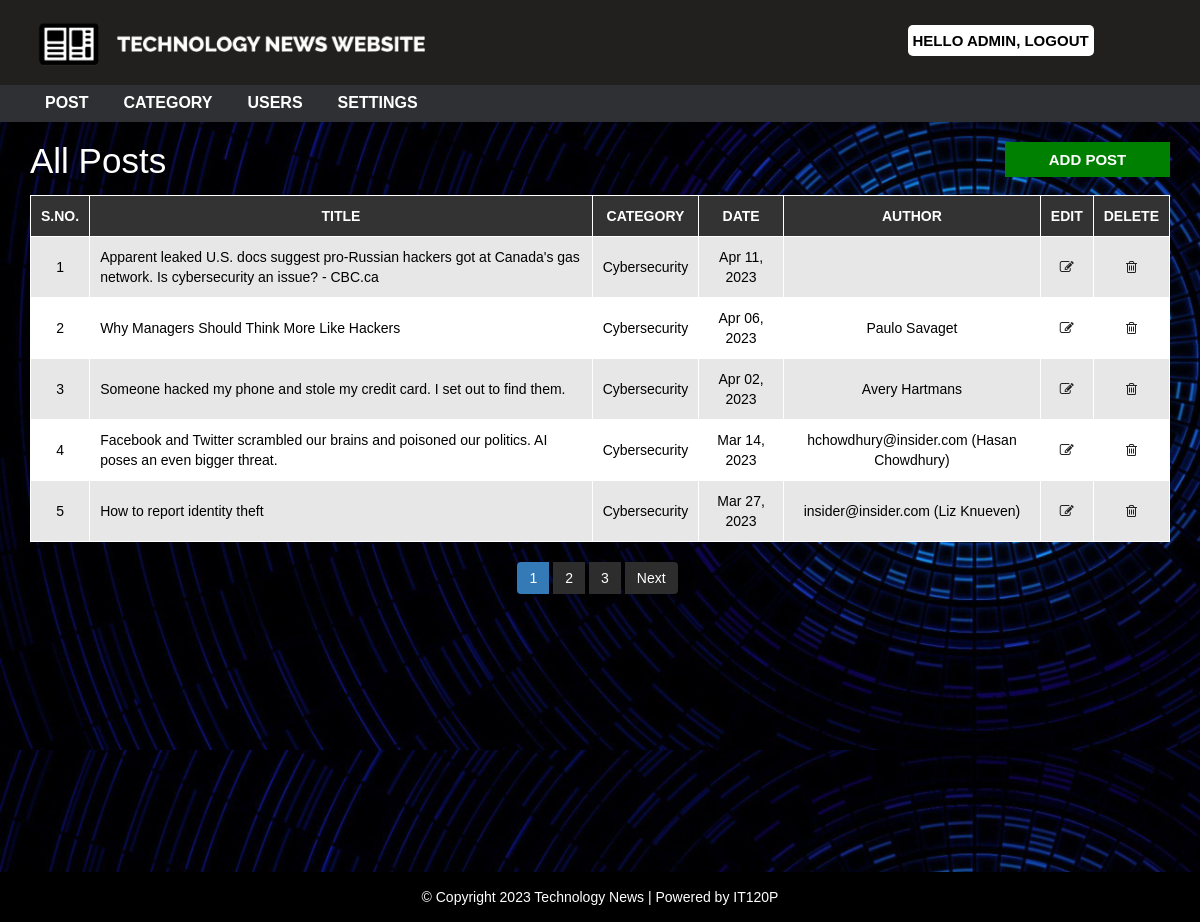
Before: /technews/admin/post.php (signed in) with the older database file.
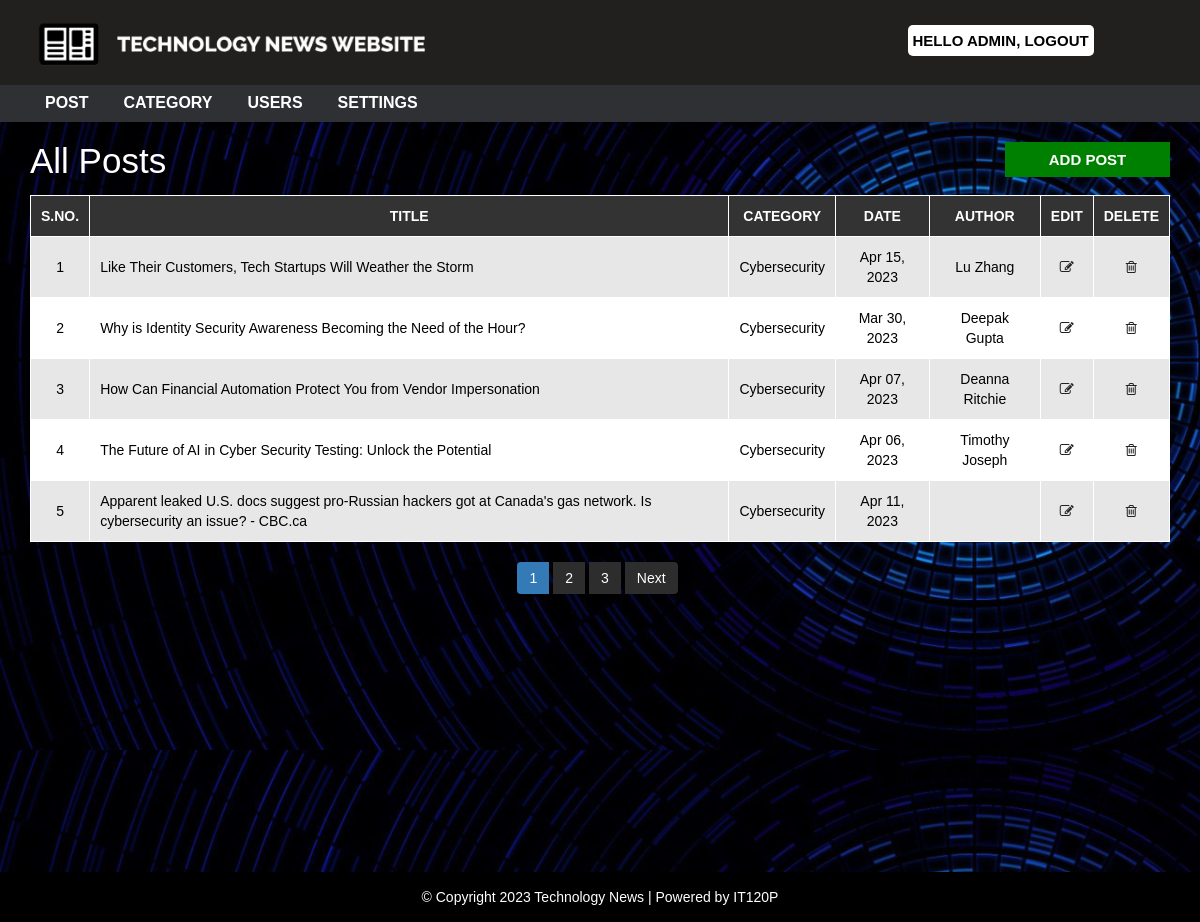
After: the same page with the newer database file.
### tables this page shows
CREATE TABLE `post` (
  `post_id` int(11) NOT NULL,
  `title` text NOT NULL,
  `description` text NOT NULL,
  `category` int(10) NOT NULL,
  `post_date` datetime NOT NULL,
  `author` text NOT NULL,
  `post_img` text NOT NULL,
  `content` text NOT NULL,
  `post_url` text NOT NULL
);

CREATE TABLE `category` (
  `category_id` int(11) NOT NULL,
  `category_name` text NOT NULL,
  `post` int(10) NOT NULL,
  `query` text NOT NULL
);

CREATE TABLE `settings` (
  `id` int(11) NOT NULL,
  `websitename` text NOT NULL,
  `logo` text NOT NULL,
  `footerdesc` text NOT NULL
);

### technews/admin/post.php (the view, shortened to what this page needs)
<?php
include "../config.php";
include "header.php";
?>
  <div id="admin-content">
      <div class="container">
          <div class="row">
              <div class="col-md-10">
                  <h1 class="admin-heading">All Posts</h1>
              </div>
              <div class="col-md-2">
                  <a class="add-new" href="add-post.php">add post</a>
              </div>
              <div class="col-md-12">
              <?php
              $limit=5;
              if(isset($_GET["page"])){
                $page=$_GET["page"];
              }else{
                  $page=1;
              }
              $offset=($page-1) * $limit;
              if($_SESSION["user_role"]==1){
                $sql="SELECT post.post_id,post.title,category.category_name,post.post_date,post.author,post.category FROM post
                LEFT JOIN category ON post.category=category.category_id
                ORDER BY post_id DESC LIMIT {$offset}, {$limit}";
              }
              $result=mysqli_query($conn,$sql) or die("Query failed ");
              if(mysqli_num_rows($result) > 0 ){
               ?>
                  <table class="content-table">
                      <thead>
                          <th>S.No.</th>
                          <th>Title</th>
                          <th>Category</th>
                          <th>Date</th>
                          <th>Author</th>
                          <th>Edit</th>
                          <th>Delete</th>
                      </thead>
                      <tbody>
                      <?php
                      $serial_number=$offset+1;
                      while($row = mysqli_fetch_assoc($result)) {
                          $post_date = DateTime::createFromFormat('Y-m-d H:i:s', $row['post_date'])->format('M d, Y');
                          ?>
                          <tr>
                              <td class='id'><?php echo $serial_number; ?></td>
                              <td><?php echo $row["title"];?></td>
                              <td><?php echo $row["category_name"];?></td>
                              <td><?php echo $post_date;?></td>
                              <td><?php echo $row["author"];?></td>
                              <td class='edit'><a href='update-post.php?id=<?php echo $row["post_id"];?>'><i class='fa fa-edit'></i></a></td>
                              <td class='delete'><a href='delete-post.php?id=<?php echo $row["post_id"];?>&catid=<?php echo $row["category"];?>'><i class='fa fa-trash-o'></i></a></td>
                          </tr>
                          <?php
                          $serial_number++;
                        } ?>
                      </tbody>
                  </table>
                  <?php
if ($_SESSION["user_role"] == 1) {
  $sql1 = "SELECT * FROM post";
}
$result1 = mysqli_query($conn, $sql1) or die("Query Failed");
if (mysqli_num_rows($result1) > 0) {
  $total_records = mysqli_num_rows($result1);
  $limit = 5;
  $total_pages = ceil($total_records / $limit);
  echo "<ul class='pagination admin-pagination'>";
  $current_group = ceil($page / 3);
  $start = ($current_group - 1) * 3 + 1;
  $end = min($start + 2, $total_pages);
  for ($i = $start; $i <= $end; $i++) {
    if ($i == $page) {
      $active = "active";
    } else {
      $active = "";
    }
    echo '<li class="' . $active . '"><a href="post.php?page=' . $i . '">' . $i . '</a></li>';
  }
  if ($current_group * 3 < $total_pages) {
    echo '<li><a href="post.php?page=' . ($end + 1) . '">Next</a></li>';
  }
  echo "</ul>";
}
              }
?>
              </div>
          </div>
      </div>
  </div>
<?php include "../footer.php"; ?>

### technews/admin/header.php (shortened to what this page needs)
<!DOCTYPE html>
<html lang="en">
    <head>
        <link rel="stylesheet" href="../css/bootstrap.min.css" />
        <link rel="stylesheet" href="../css/font-awesome.css">
        <link rel="stylesheet" href="../css/style2.css">
    </head>
    <body>
        <div id="header-admin">
            <div class="container">
                <div class="row">
                    <div class="col-md-2">
                        <a href="post.php"><img class="logo" src="../images/tech-news-withoutbg.png"></a>
                    </div>
                    <div class="col-md-offset-7 col-md-3">
                        <a href="../logout.php" class="admin-logout">Hello <?php echo $_SESSION["username"] ?>, logout</a>
                    </div>
                </div>
            </div>
        </div>
        <div id="admin-menubar">
            <div class="container">
                <div class="row">
                    <div class="col-md-12">
                       <ul class="admin-menu">
                            <li>
                                <a href="post.php">Post</a>
                            </li>
                            <?php
                            if($_SESSION["user_role"]==1){
                            ?>
                            <li>
                                <a href="category.php">Category</a>
                            </li>
                            <li>
                                <a href="users.php">Users</a>
                            </li>
                            <li>
                                <a href="settings.php">Settings</a>
                            </li>
                            <?php } ?>
                        </ul>
                    </div>
                </div>
            </div>
        </div>

### technews/footer.php
<div id ="footer">
    <div class="container">
        <div class="row">
            <div class="col-md-12">
              <?php
                $sql = "SELECT * FROM settings";
                $result = mysqli_query($conn, $sql) or die("Query Failed.");
                if(mysqli_num_rows($result) > 0){
                  while($row = mysqli_fetch_assoc($result)) {
              ?>
                <span><?php echo $row['footerdesc']; ?> </span>
                <?php
              }
            } ?>
            </div>
        </div>
    </div>
</div>
</body>
</html>

### technews/css/style2.css (style rules this page uses)
body { background-image: url('../images/bg8.png'); background-size: 100%; font-family: sans-serif,arial,Helvetica; color: white; }
a, a:hover, a:focus { text-decoration: none; outline: none; }
ul { margin:0; padding:0; list-style:none; }
img.logo { width: 400px; height: auto; display: block; }
#header-admin { background-color: #21201E; padding: 15px 0; }
#header-admin .admin-logout { margin: 10px 0; color: black; font-size: 15px; font-weight: 600; text-transform: uppercase; display: inline-block; background-color: white; border-radius: 5px; padding: 5px; }
#admin-menubar { background-color: #2E3033; }
#admin-menubar .admin-menu { font-size: 0; }
#admin-menubar .admin-menu li { display: inline-block; margin: 0 5px 0 0; }
#admin-menubar .admin-menu li a { color: white; font-size: 16px; font-weight: 600; text-transform: uppercase; padding: 7px 15px; display: block; transition: all 0.3s; }
#admin-content { color: black; padding: 20px 0; min-height: 750px; }
#admin-content .admin-heading { color: white; font-size: 35px; margin: 0 0 15px; }
#admin-content .add-new { color: #fff; background-color: green; font-size: 15px; font-weight: 600; text-align: center; text-transform: uppercase; padding: 7px 10px; display: block; transition: all 0.3s; }
#admin-content .content-table { border: 1px solid #000; width: 100%; margin: 0 0 20px; }
#admin-content .content-table thead { color: #fff; background-color: #333; }
#admin-content .content-table th { padding: 10px; border: 1px solid #fff; font-weight: 600; text-align: center; text-transform: uppercase; }
#admin-content .content-table tbody { color: #333; }
#admin-content .content-table tbody tr { background-color: #e7e7e7; }
#admin-content .content-table tbody tr:nth-child(even) { background-color: transparent; }
#admin-content .content-table tbody td { padding: 10px; border: 1px solid #fff; text-align: center; }
#admin-content .content-table tbody tr:nth-child(odd) { color: black; }
#admin-content .content-table tbody tr:nth-child(even) { color: black; background-color: white; }
#admin-content .content-table tbody td:nth-child(2) { text-align: left; }
#admin-content .admin-pagination { margin: 0; }
#admin-content .admin-pagination li a { display: block; }
.id, .edit, .delete { text-align:center; }
.pagination { display: block; text-align: center; margin: 0; }
.pagination li { display:inline-block; margin: 0 5px 0 0; }
.pagination li a { border: none; background: #2d2d2d; color: #fff; }
i.fa { color:#222; }
#footer { color: #fff; padding:15px 0; text-align:center; background-color:black; }

Changed rows visible on the page:
removed post: title "Why Managers Should Think More Like Hackers", category.category_name "Cybersecurity", post_date "Apr 06, 2023", author "Paulo Savaget"
removed post: title "Someone hacked my phone and stole my credit card. I set out to find them.", category.category_name "Cybersecurity", post_date "Apr 02, 2023", author "Avery Hartmans"
removed post: title "Facebook and Twitter scrambled our brains and poisoned our politics. AI poses an even bigger threat.", category.category_name "Cybersecurity", post_date "Mar 14, 2023", author "hchowdhury@insider.com (Hasan Chowdhury)"
removed post: title "How to report identity theft", category.category_name "Cybersecurity", post_date "Mar 27, 2023", author "insider@insider.com (Liz Knueven)"
added post: title "Like Their Customers, Tech Startups Will Weather the Storm", category.category_name "Cybersecurity", post_date "Apr 15, 2023", author "Lu Zhang"
added post: title "Why is Identity Security Awareness Becoming the Need of the Hour?", category.category_name "Cybersecurity", post_date "Mar 30, 2023", author "Deepak Gupta"
added post: title "How Can Financial Automation Protect You from Vendor Impersonation", category.category_name "Cybersecurity", post_date "Apr 07, 2023", author "Deanna Ritchie"
added post: title "The Future of AI in Cyber Security Testing: Unlock the Potential", category.category_name "Cybersecurity", post_date "Apr 06, 2023", author "Timothy Joseph"
